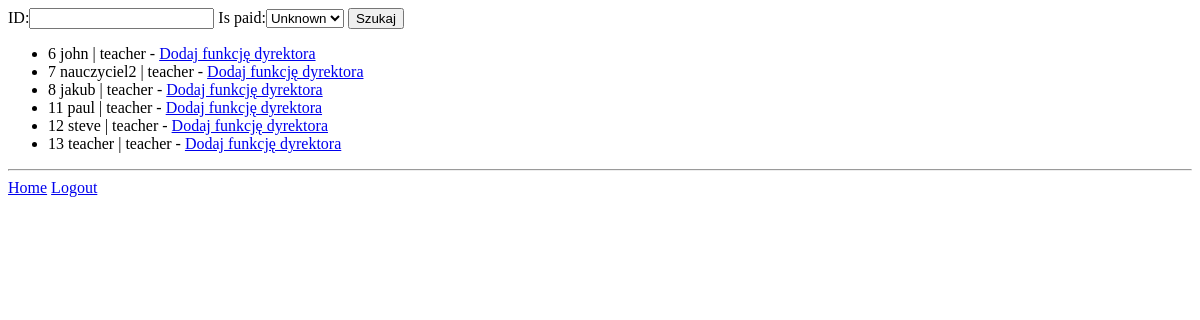
Page /administration/teachers/ (signed in) on the earlier database version.
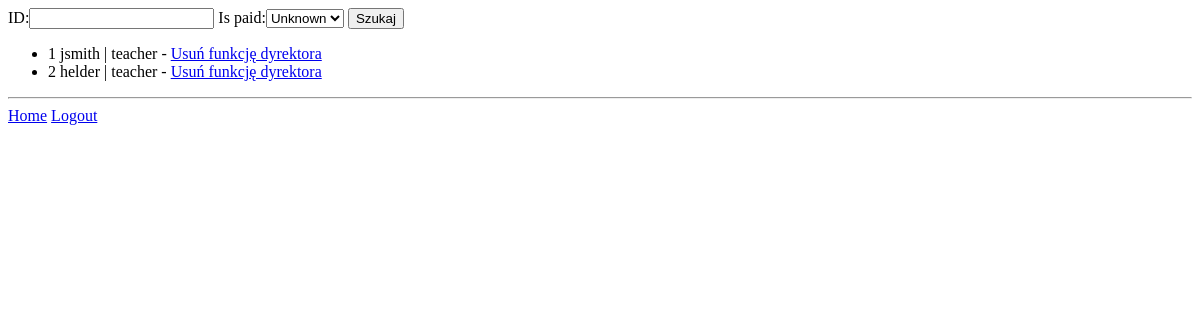
Same page on the later database version.
### teacher/models.py (models this page shows, shortened)
class Teacher(models.Model):
    user = models.OneToOneField(User, on_delete=models.CASCADE)
    school = models.ManyToManyField(School, blank=True)
    is_paid = models.BooleanField(default=False)
    free_trial_up = models.BooleanField(default=False)
    def __str__(self):
        return f"{self.user} | teacher"
    @property
    def is_headmaster(self):
        if Headmaster.objects.filter(teacher=self):
            return True
        return False

### administration/decorators.py (the view)
    def wrapper_func(request, *args, **kwargs):
        if request.user.is_superuser:
            return view_func(request, *args, **kwargs)
        return redirect('home')

### administration/views.py (called while the page is built)
@superuser_only
def teachers(request):
    teachers_qs = Teacher.objects.all()
    filter = TeacherFilter(request.GET, queryset=teachers_qs)
    teachers_qs = filter.qs
    context = {
        'teacher_qs': teachers_qs,
        'filter': filter,
    }
    return render(request, 'administration/teachers.html', context=context)

### templates/administration/teachers.html (shortened to what this page needs)
{% extends 'base.html' %}
{% block content %}
<form method="get">
{{ filter.form }}
<button type="submit">Szukaj</button>
</form>
<ul>
    {% for teacher in teacher_qs %}
    <li> {{ teacher.id }} {{ teacher }} - <a href="{% url 'administration-change_teacher_role' teacher.id %}">
        {% if teacher.is_headmaster %}
        Usuń funkcję dyrektora
        {% else %}
        Dodaj funkcję dyrektora
        {% endif %}
    </a></li>
    {% endfor %}
</ul>
{% endblock %}

### templates/base.html (shortened to what this page needs)
{% load static %}
<!DOCTYPE html>
<html lang="en">
<head>
</head>
<body>
{% block content %}
{% endblock %}
<hr>
<a href="{% url "home" %}">Home</a>
{% if request.user.is_authenticated %}
    <a href="{% url 'logout' %}">Logout</a>
{% else %}
    <a href="{% url 'login' %}">Login</a>
    <a href="{% url 'register' %}">Register</a>
{% endif %}
</body>
</html>

Differences in the rows shown:
removed Teacher: id "6", user.username "john | teacher", shows "Dodaj funkcję dyrektora"
removed Teacher: id "7", user.username "nauczyciel2 | teacher", shows "Dodaj funkcję dyrektora"
removed Teacher: id "8", user.username "jakub | teacher", shows "Dodaj funkcję dyrektora"
removed Teacher: id "11", user.username "paul | teacher", shows "Dodaj funkcję dyrektora"
removed Teacher: id "12", user.username "steve | teacher", shows "Dodaj funkcję dyrektora"
removed Teacher: id "13", user.username "teacher | teacher", shows "Dodaj funkcję dyrektora"
added Teacher: id "1", user.username "jsmith | teacher", shows "Usuń funkcję dyrektora"
added Teacher: id "2", user.username "helder | teacher", shows "Usuń funkcję dyrektora"
